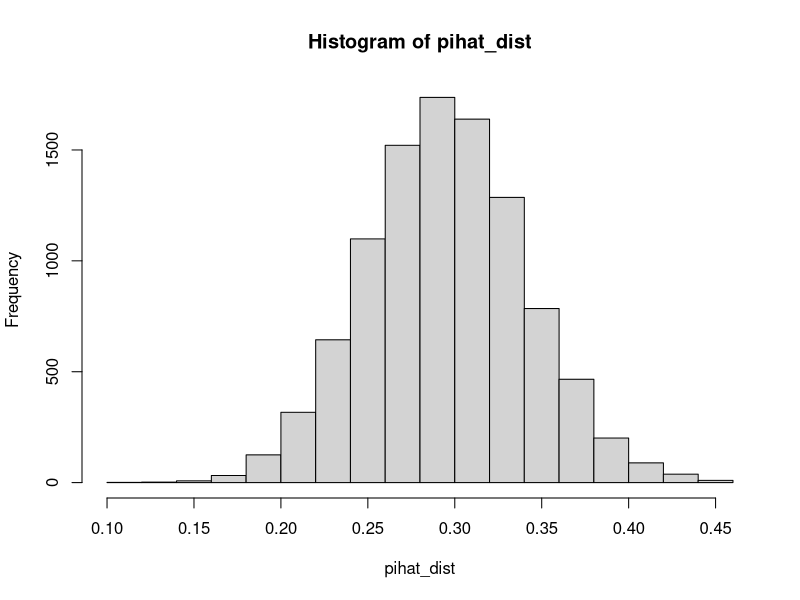
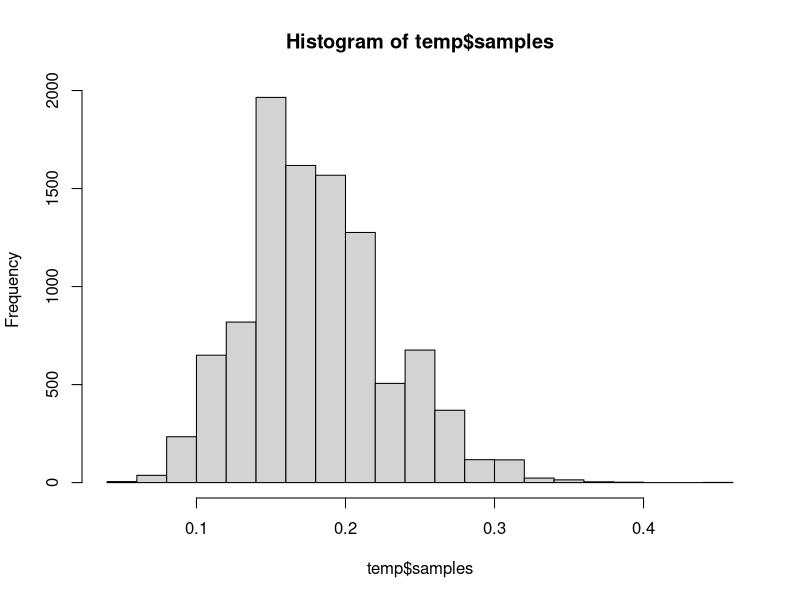
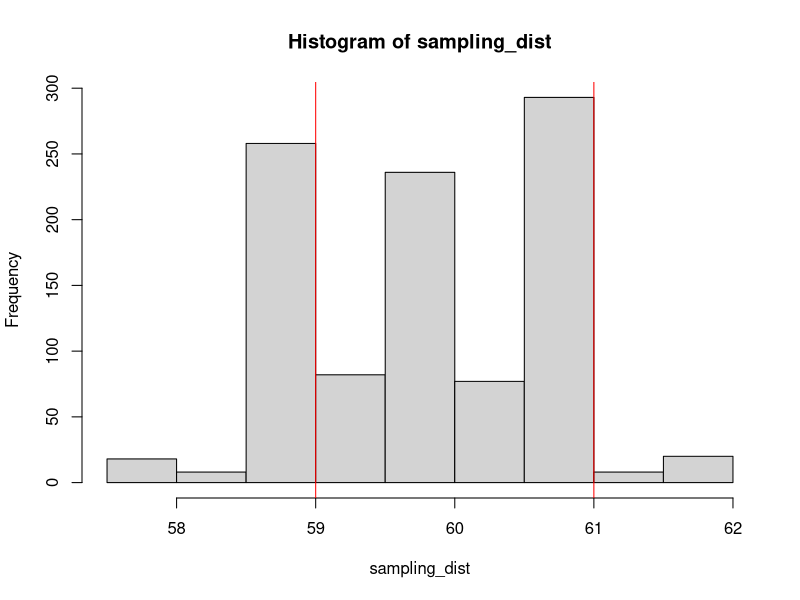

The R source for these figures, in order:
options(digits = 3) ## Formats output to 3 digits
library(ggplot2)
library(dplyr)
library(readr)
library(data.table)

##
## part I: practice sampling distributions
##

# Let's write a fn to get the sampling distribution of pi-hat

# As before, we first write a fn to simulate one trial
sim_one <- function(n, pi){
  prop.resp <- rbinom(n = 1, size = n, prob = pi) / n
  return(prop.resp)
}

n <- 100
nsims <- 1e4  # 10,000 simulations
pi <- 0.3

set.seed(1)
pihat_dist <- replicate(nsims, sim_one(n, pi))
hist(pihat_dist)


##
## part II: practice building CIs using the plugin principle
##

nsclc <- read.table("data/nsclc-modified.txt", header=TRUE)
nsclc.treated <- nsclc %>% filter(tx == 1)

resp.prop.treat <- mean(nsclc.treated$survival.past.400)

distance.away <- function(pi, n, lower.p=0.05, upper.p=0.95, nsim=1e4){
  samples <- rbinom(nsim, n, pi) / n
  samples <- samples**3
  cutoffs <- quantile(samples, c(lower.p, upper.p))
  dists <- cutoffs - pi
  return(list(distances=dists, samples=samples))
}

n <- nrow(nsclc.treated)
temp <- distance.away(pi=resp.prop.treat, n=n)
dist.best.est <- temp$distances
hist(temp$samples)
abline(v = dist.best.est[1], col = "red")
CIs <- dist.best.est + resp.prop.treat
c(Estimate = resp.prop.treat, CIs)

##
## part III: practice building CIs using (nonparametric) bootstrap
##
  
# we will build CIs for median age in nsclc data

# write a function to calculate the summary statistic of interest  
calc_summ <- function(data){
  summ <- median(data$age)
  return(summ)
}

medage <- calc_summ(nsclc.treated)

## write a (general) fn to do one bootstrap replicate
do_one_boot <- function(data){
  ind_boot <- sample(nrow(data), replace=TRUE)
  resampled_data <- data[ind_boot,]
  resampled_summary <- calc_summ(resampled_data)
  return(resampled_summary)
}

## calculate the sampling distribution
calc_sampling_dist <- function(data, n_boot=1e3){
  samples <- replicate(n_boot, do_one_boot(data)) # complete this line
  return(samples)
}

## calculate confidence intervals 
form_CI <- function(data, prob_bounds=c(0.05,0.95)){
  sampling_dist <- calc_sampling_dist(data)
  quants <- quantile(sampling_dist, prob_bounds)
  center <- calc_summ(data)
  upper_dist <- quants[2] - center
  lower_dist <- center - quants[1]
  CI <- c(center - upper_dist, center + lower_dist)
  names(CI) <- prob_bounds
  return(CI)
}

sampling_dist <- calc_sampling_dist(nsclc.treated)
CIs <- form_CI(nsclc.treated)

hist(sampling_dist)
abline(v = CIs, col = "red")
